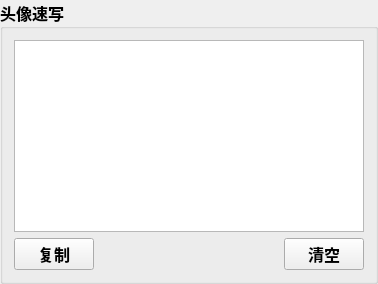
         <widget class="QGroupBox" name="headPaintBox">
          <property name="font">
           <font>
            <family>华文行楷</family>
            <pointsize>12</pointsize>
            <weight>75</weight>
            <bold>true</bold>
           </font>
          </property>
          <property name="styleSheet">
           <string notr="true">background-image:url(); </string>
          </property>
          <property name="title">
           <string>头像速写</string>
          </property>
          <layout class="QVBoxLayout" name="verticalLayout_5">
           <item>
            <widget class="QGraphicsView" name="graphicsView">
             <property name="minimumSize">
              <size>
               <width>350</width>
               <height>0</height>
              </size>
             </property>
             <property name="maximumSize">
              <size>
               <width>350</width>
               <height>16777215</height>
              </size>
             </property>
            </widget>
           </item>
           <item>
            <layout class="QHBoxLayout" name="horizontalLayout_12">
             <item>
              <widget class="QPushButton" name="pushButton">
               <property name="text">
                <string>复制</string>
               </property>
              </widget>
             </item>
             <item>
              <spacer name="horizontalSpacer_2">
               <property name="orientation">
                <enum>Qt::Horizontal</enum>
               </property>
               <property name="sizeHint" stdset="0">
                <size>
                 <width>40</width>
                 <height>20</height>
                </size>
               </property>
              </spacer>
             </item>
             <item>
              <widget class="QPushButton" name="pushButton_2">
               <property name="text">
                <string>清空</string>
               </property>
              </widget>
             </item>
            </layout>
           </item>
          </layout>
         </widget>
